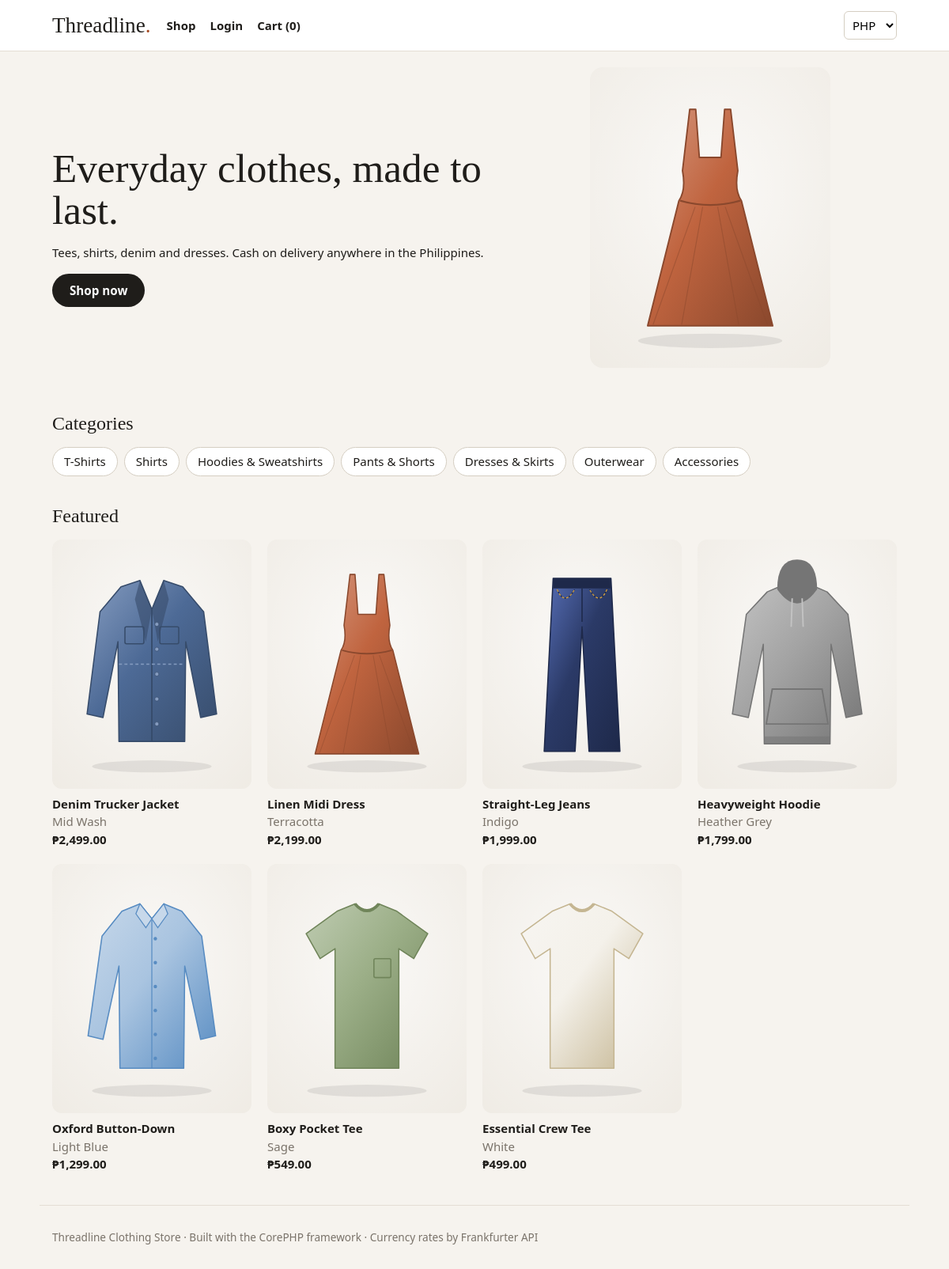
The page / on the database its author committed.
### tables this page shows
CREATE TABLE categories (
    id   INT AUTO_INCREMENT PRIMARY KEY,
    name VARCHAR(80) NOT NULL
);

CREATE TABLE products (
    id          INT AUTO_INCREMENT PRIMARY KEY,
    category_id INT NOT NULL,
    name        VARCHAR(150) NOT NULL,
    color       VARCHAR(40),
    description TEXT,
    price       DECIMAL(10,2) NOT NULL,
    sizes       VARCHAR(60) NOT NULL,
    stock       INT NOT NULL DEFAULT 0,
    image       VARCHAR(255),
    is_featured TINYINT(1) NOT NULL DEFAULT 0,
    created_at  DATETIME NOT NULL DEFAULT CURRENT_TIMESTAMP,
    FOREIGN KEY (category_id) REFERENCES categories(id)
);

### app/helpers.php (called while the page is built, shortened)
<?php
function db()
{
    return Database::connect($GLOBALS['config']['database']);
}
function view($name, $data = [])
{
    extract($data);
    require __DIR__ . '/Views/' . $name . '.php';
    $content = ob_get_clean();
    require __DIR__ . '/Views/layout.php';
    return new Response(ob_get_clean());
}
function e($text)
{
    return htmlspecialchars((string) $text, ENT_QUOTES, 'UTF-8');
}
function current_user()
{
    return $_SESSION['user'] ?? null;
}
function price($pesos)
{
    $currency = $_SESSION['currency'] ?? 'PHP';
    return CurrencyService::format($pesos, $currency);
}

### app/Controllers/ShopController.php (called while the page is built, shortened)
<?php
class ShopController
{
    public function home($request)
    {
        return view('shop/home', [
            'featured'   => Product::featured(),
            'categories' => Product::categories(),
        ]);
    }
}

### public/index.php (called while the page is built, shortened)
<?php
require_once __DIR__ . '/../core/Response.php';
require_once __DIR__ . '/../core/Router.php';
require_once __DIR__ . '/../core/Database.php';
$request = new Request();
$router = new Router();
$router->dispatch($request);

### core/Database.php (called while the page is built)
<?php
class Database
{
    private static $connection = null;
    public static function connect($config)
    {
        if (self::$connection === null) {
            self::$connection = new PDO(
                "mysql:host={$config['host']};dbname={$config['name']}",
                $config['username'],
                $config['password']
            );
            self::$connection->setAttribute(
                PDO::ATTR_ERRMODE,
                PDO::ERRMODE_EXCEPTION
            );
        }
        return self::$connection;
    }
}

### app/Models/Product.php (called while the page is built, shortened)
<?php
class Product
{
    public static function categories()
    {
        return db()->query('SELECT * FROM categories ORDER BY id')->fetchAll(PDO::FETCH_ASSOC);
    }
    public static function featured()
    {
        return db()->query('SELECT * FROM products WHERE is_featured = 1 ORDER BY id DESC LIMIT 8')->fetchAll(PDO::FETCH_ASSOC);
    }
}

### app/Services/CurrencyService.php (called while the page is built, shortened)
<?php
class CurrencyService
{
    public static function format($pesos, $currency)
    {
        $rate = $currency === 'PHP' ? 1 : (self::rates()[$currency] ?? null);
        return self::CURRENCIES[$currency] . number_format($pesos * $rate, 2);
    }
}

### app/Services/Cart.php (called while the page is built, shortened)
<?php
class Cart
{
    public static function count()
    {
        return array_sum($_SESSION['cart'] ?? []);
    }
}

### app/Views/shop/product-card.php (the view, shortened to what this page needs)
<a class="card" href="/product?id=<?= $p['id'] ?>">
    <img src="/images/<?= e($p['image']) ?>" alt="<?= e($p['name']) ?>">
    <strong><?= e($p['name']) ?></strong>
    <span class="muted"><?= e($p['color']) ?></span>
    <span class="price"><?= price($p['price']) ?></span>
</a>

### app/Views/shop/home.php
<section class="hero">
    <div>
        <h1>Everyday clothes, made to last.</h1>
        <p>Tees, shirts, denim and dresses. Cash on delivery anywhere in the Philippines.</p>
        <a class="btn" href="/shop">Shop now</a>
    </div>
    <img src="/images/linen-midi-dress-terracotta.svg" alt="Linen dress">
</section>
<h2>Categories</h2>
<div class="chips">
    <?php foreach ($categories as $c): ?>
        <a class="chip" href="/shop?category=<?= $c['id'] ?>"><?= e($c['name']) ?></a>
    <?php endforeach; ?>
</div>
<h2>Featured</h2>
<div class="grid">
    <?php foreach ($featured as $p) require __DIR__ . '/product-card.php'; ?>
</div>

### app/Views/layout.php (shortened to what this page needs)
<?php $user = current_user(); $currency = $_SESSION['currency'] ?? 'PHP'; ?>
<!DOCTYPE html>
<html lang="en">
<head>
    <link rel="stylesheet" href="/assets/css/style.css">
</head>
<body>
<header class="header">
    <div class="wrap header-row">
        <a href="/" class="logo">Threadline<span>.</span></a>
        <nav class="nav">
            <a href="/shop">Shop</a>
            <?php if ($user): ?>
                <a href="/orders">My Orders</a>
                <?php if ($user['role'] === 'admin'): ?><a href="/admin">Admin</a><?php endif; ?>
            <?php else: ?>
                <a href="/login">Login</a>
            <?php endif; ?>
            <a href="/cart">Cart (<?= Cart::count() ?>)</a>
        </nav>
        <form method="post" action="/currency" class="currency">
            <select name="currency" onchange="this.form.submit()" aria-label="Currency">
                <?php foreach (CurrencyService::CURRENCIES as $code => $symbol): ?>
                    <option value="<?= $code ?>" <?= $code === $currency ? 'selected' : '' ?>><?= $code ?></option>
                <?php endforeach; ?>
            </select>
        </form>
    </div>
</header>
<main class="wrap">
    <?= $content ?>
</main>
<footer class="footer wrap">
    Threadline Clothing Store &middot; Built with the CorePHP framework &middot; Currency rates by Frankfurter API
</footer>
</body>
</html>

### core/Router.php (shortened to what this page needs)
<?php
class Router
{
    private $routes = [];
    public function get($path, $callback, $middleware = [])
    {
        $this->routes['GET'][$path] = [
            'callback' => $callback,
            'middleware' => $middleware
        ];
    }
    public function post($path, $callback, $middleware = [])
    {
        $this->routes['POST'][$path] = [
            'callback' => $callback,
            'middleware' => $middleware
        ];
    }
    public function dispatch($request)
    {
        $method = $request->method();
        $path = $request->path();
        $route = $this->routes[$method][$path] ?? null;
        $callback = $route['callback'];
        $response = $callback($request);
        if ($response instanceof Response) {
            $response->send();
        } elseif ($response !== null) {
            echo $response;
        }
    }
}

### core/Response.php (shortened to what this page needs)
<?php
class Response
{
    private $content;
    public function __construct($content = '', $status = 200)
    {
        $this->content = $content;
    }
    public function send()
    {
        echo $this->content;
    }
}

### public/assets/css/style.css (style rules this page uses)
* { box-sizing: border-box; }
body { margin: 0; background: #f6f3ee; color: #1f1d1a; font-family: "Segoe UI", Arial, sans-serif; font-size: 15px; line-height: 1.5; }
a { color: #a5481f; }
h1, h2 { font-family: Georgia, "Times New Roman", serif; font-weight: normal; }
h1 { font-size: 2.2rem; margin: 24px 0 12px; }
h2 { font-size: 1.5rem; margin: 32px 0 12px; }
img { max-width: 100%; display: block; }
.wrap { max-width: 1100px; margin: 0 auto; padding: 0 16px; }
.muted { color: #7a736a; }
.header { background: #fff; border-bottom: 1px solid #e4ded4; }
.header-row { display: flex; align-items: center; gap: 20px; flex-wrap: wrap; min-height: 64px; }
.logo { font-family: Georgia, serif; font-size: 1.7rem; color: #1f1d1a; text-decoration: none; }
.logo span { color: #a5481f; }
.nav { display: flex; gap: 18px; flex: 1; }
.nav a { color: #1f1d1a; text-decoration: none; font-weight: 600; }
.currency select { padding: 6px; border-radius: 6px; border: 1px solid #d5cec2; }
.btn { display: inline-block; background: #1f1d1a; color: #fff; border: 0; border-radius: 999px; padding: 10px 22px; font-weight: 600; cursor: pointer; text-decoration: none; font-size: 0.95rem; }
input, select, textarea { font: inherit; padding: 9px 10px; border: 1px solid #d5cec2; border-radius: 8px; background: #fff; }
.hero { display: grid; grid-template-columns: 1.2fr 1fr; gap: 30px; align-items: center; padding: 20px 0; }
.hero h1 { font-size: 3.2rem; line-height: 1.05; }
.hero img { border-radius: 16px; max-height: 380px; margin: 0 auto; }
.chips { display: flex; flex-wrap: wrap; gap: 8px; }
.chip { background: #fff; border: 1px solid #d5cec2; border-radius: 999px; padding: 6px 14px; text-decoration: none; color: #1f1d1a; }
.grid { display: grid; grid-template-columns: repeat(4, 1fr); gap: 20px; margin-bottom: 40px; }
.card { position: relative; display: flex; flex-direction: column; text-decoration: none; color: #1f1d1a; }
.card img { border-radius: 12px; aspect-ratio: 4 / 5; object-fit: cover; margin-bottom: 8px; transition: transform .2s; }
.price { font-weight: 700; }
.footer { padding: 30px 16px; color: #7a736a; font-size: 0.85rem; border-top: 1px solid #e4ded4; margin-top: 40px; }

### rows shown on the page
categories: name "T-Shirts"
categories: name "Shirts"
categories: name "Hoodies & Sweatshirts"
categories: name "Pants & Shorts"
categories: name "Dresses & Skirts"
categories: name "Outerwear"
categories: name "Accessories"
products: image (picture), name "Denim Trucker Jacket", color "Mid Wash", price "₱2,499.00"
products: image (picture), name "Linen Midi Dress", color "Terracotta", price "₱2,199.00"
products: image (picture), name "Straight-Leg Jeans", color "Indigo", price "₱1,999.00"
products: image (picture), name "Heavyweight Hoodie", color "Heather Grey", price "₱1,799.00"
products: image (picture), name "Oxford Button-Down", color "Light Blue", price "₱1,299.00"
products: image (picture), name "Boxy Pocket Tee", color "Sage", price "₱549.00"
products: image (picture), name "Essential Crew Tee", color "White", price "₱499.00"

### other values the page prints
Cart::count() "0"
form field currency "PHP"
